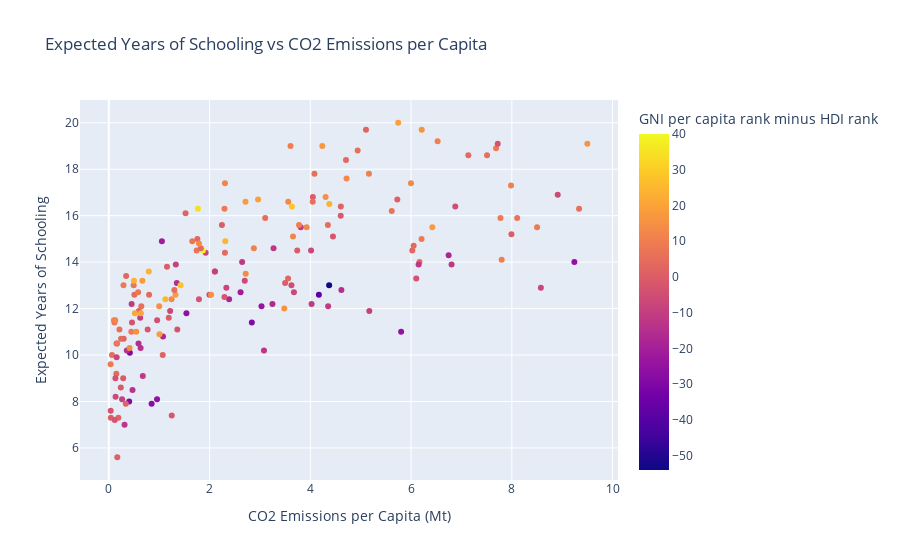

The notebook cell saved with this chart:
### Code cell
# Maak een scatter plot met Plotly
fig = px.scatter(df_result, x='co2_per_capita', y='Expected years of schooling',
                 color='GNI per capita rank minus HDI rank', hover_name='location',
                 title='Expected Years of Schooling vs CO2 Emissions per Capita',
                 labels={
                     'co2_per_capita': 'CO2 Emissions per Capita (Mt)',
                     'Expected years of schooling': 'Expected Years of Schooling',
                     'GNI per capita rank minus HDI rank': 'GNI per capita rank minus HDI rank'
                 })

# Toon de plot
fig.show()

### Figure 1 — Plotly figure (JSON) as saved in the notebook; plotly's stock layout.template omitted (floating-point values rounded to 4 significant figures; data arrays with more than 128 entries replaced by an {"elided": "..."} marker saying what was removed)
{"data": [{"hovertemplate": "<b>%{hovertext}</b><br><br>CO2 Emissions per Capita (Mt)=%{x}<br>Expected Years of Schooling=%{y}<br>GNI per capita rank minus HDI rank=%{marker.color}<extra></extra>", "hovertext": {"elided": "175 str values"}, "legendgroup": "", "marker": {"color": {"elided": "175 int values"}, "coloraxis": "coloraxis", "symbol": "circle"}, "mode": "markers", "name": "", "orientation": "v", "showlegend": false, "type": "scatter", "x": {"elided": "175 float values"}, "xaxis": "x", "y": {"elided": "175 float values"}, "yaxis": "y"}], "layout": {"autosize": true, "coloraxis": {"colorbar": {"title": {"text": "GNI per capita rank minus HDI rank"}}, "colorscale": [[0, "#0d0887"], [0.1111, "#46039f"], [0.2222, "#7201a8"], [0.3333, "#9c179e"], [0.4444, "#bd3786"], [0.5556, "#d8576b"], [0.6667, "#ed7953"], [0.7778, "#fb9f3a"], [0.8889, "#fdca26"], [1, "#f0f921"]]}, "legend": {"tracegroupgap": 0}, "title": {"text": "Expected Years of Schooling vs CO2 Emissions per Capita"}, "xaxis": {"anchor": "y", "autorange": true, "domain": [0, 1], "range": [-0.5322, 10.07], "title": {"text": "CO2 Emissions per Capita (Mt)"}, "type": "linear"}, "yaxis": {"anchor": "x", "autorange": true, "domain": [0, 1], "range": [4.412, 21.19], "title": {"text": "Expected Years of Schooling"}, "type": "linear"}}}
